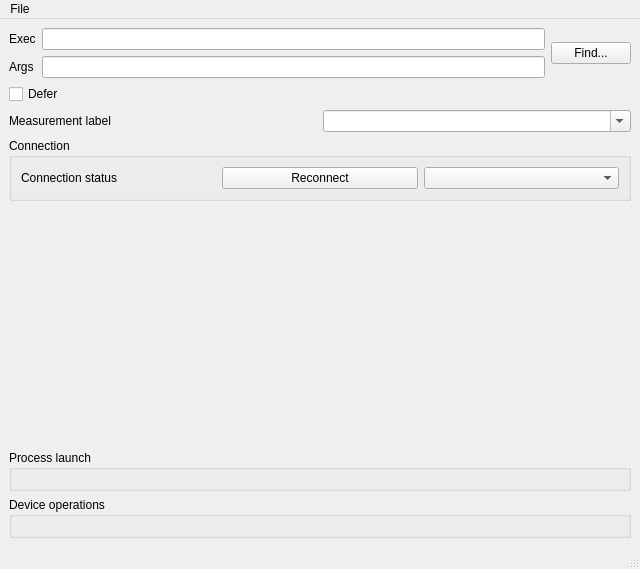
<?xml version="1.0" encoding="UTF-8"?>
<ui version="4.0">
 <class>ProcLauncher</class>
 <widget class="QMainWindow" name="ProcLauncher">
  <property name="geometry">
   <rect>
    <x>0</x>
    <y>0</y>
    <width>640</width>
    <height>569</height>
   </rect>
  </property>
  <property name="windowTitle">
   <string>Cardinal</string>
  </property>
  <widget class="QWidget" name="centralwidget">
   <layout class="QVBoxLayout" name="verticalLayout_2">
    <item>
     <layout class="QHBoxLayout" name="horizontalLayout">
      <item>
       <layout class="QFormLayout" name="formLayout">
        <property name="fieldGrowthPolicy">
         <enum>QFormLayout::AllNonFixedFieldsGrow</enum>
        </property>
        <item row="0" column="0">
         <widget class="QLabel" name="label">
          <property name="text">
           <string>Exec</string>
          </property>
          <property name="buddy">
           <cstring>inpProcName</cstring>
          </property>
         </widget>
        </item>
        <item row="0" column="1">
         <widget class="QLineEdit" name="inpProcName">
          <property name="toolTip">
           <string>Excecutable name (e.g. /usr/bin/ls)</string>
          </property>
         </widget>
        </item>
        <item row="1" column="0">
         <widget class="QLabel" name="label_2">
          <property name="text">
           <string>Args</string>
          </property>
          <property name="buddy">
           <cstring>inpProcArgs</cstring>
          </property>
         </widget>
        </item>
        <item row="1" column="1">
         <widget class="QLineEdit" name="inpProcArgs">
          <property name="toolTip">
           <string>Arguments to the program</string>
          </property>
         </widget>
        </item>
       </layout>
      </item>
      <item>
       <widget class="QPushButton" name="bFindExec">
        <property name="text">
         <string>Find...</string>
        </property>
       </widget>
      </item>
     </layout>
    </item>
    <item>
     <layout class="QGridLayout" name="gridLayout">
      <item row="1" column="1">
       <widget class="QComboBox" name="cbMeasurementLabel">
        <property name="toolTip">
         <string>Label under which measurement will be filed</string>
        </property>
        <property name="editable">
         <bool>true</bool>
        </property>
       </widget>
      </item>
      <item row="1" column="0">
       <widget class="QLabel" name="label_4">
        <property name="text">
         <string>Measurement label</string>
        </property>
       </widget>
      </item>
      <item row="0" column="0">
       <widget class="QCheckBox" name="cbDefer">
        <property name="toolTip">
         <string>Defer tracing until &quot;start&quot; pressed</string>
        </property>
        <property name="text">
         <string>Defer</string>
        </property>
       </widget>
      </item>
     </layout>
    </item>
    <item>
     <layout class="QVBoxLayout" name="verticalLayout">
      <item>
       <widget class="QGroupBox" name="groupBox">
        <property name="title">
         <string>Connection</string>
        </property>
        <property name="flat">
         <bool>false</bool>
        </property>
        <property name="checkable">
         <bool>false</bool>
        </property>
        <layout class="QGridLayout" name="gridLayout_2">
         <item row="0" column="0">
          <widget class="QLabel" name="lConnectionStatus">
           <property name="text">
            <string>Connection status</string>
           </property>
          </widget>
         </item>
         <item row="0" column="1">
          <widget class="QPushButton" name="bReconnect">
           <property name="text">
            <string>Reconnect</string>
           </property>
          </widget>
         </item>
         <item row="0" column="2">
          <widget class="QComboBox" name="comboSelectedDevice"/>
         </item>
        </layout>
       </widget>
      </item>
      <item>
       <spacer name="verticalSpacer">
        <property name="orientation">
         <enum>Qt::Vertical</enum>
        </property>
        <property name="sizeHint" stdset="0">
         <size>
          <width>20</width>
          <height>40</height>
         </size>
        </property>
       </spacer>
      </item>
      <item>
       <widget class="QGroupBox" name="groupBox_2">
        <property name="title">
         <string>Process launch</string>
        </property>
        <layout class="QGridLayout" name="procLayout"/>
       </widget>
      </item>
     </layout>
    </item>
    <item>
     <widget class="QGroupBox" name="deviceOpLayout">
      <property name="title">
       <string>Device operations</string>
      </property>
      <layout class="QGridLayout" name="deviceLayout"/>
     </widget>
    </item>
   </layout>
  </widget>
  <widget class="QMenuBar" name="menubar">
   <property name="geometry">
    <rect>
     <x>0</x>
     <y>0</y>
     <width>640</width>
     <height>25</height>
    </rect>
   </property>
   <widget class="QMenu" name="menuFile">
    <property name="title">
     <string>File</string>
    </property>
    <addaction name="actionAbout"/>
    <addaction name="actionSetup_device"/>
    <addaction name="actionCollect_cores"/>
    <addaction name="actionExit"/>
   </widget>
   <addaction name="menuFile"/>
  </widget>
  <widget class="QStatusBar" name="statusbar"/>
  <action name="actionAbout">
   <property name="text">
    <string>About</string>
   </property>
  </action>
  <action name="actionSetup_device">
   <property name="text">
    <string>Setup device</string>
   </property>
  </action>
  <action name="actionCollect_cores">
   <property name="text">
    <string>Collect cores</string>
   </property>
  </action>
  <action name="actionExit">
   <property name="text">
    <string>E&amp;xit</string>
   </property>
  </action>
 </widget>
 <resources/>
 <connections/>
</ui>
